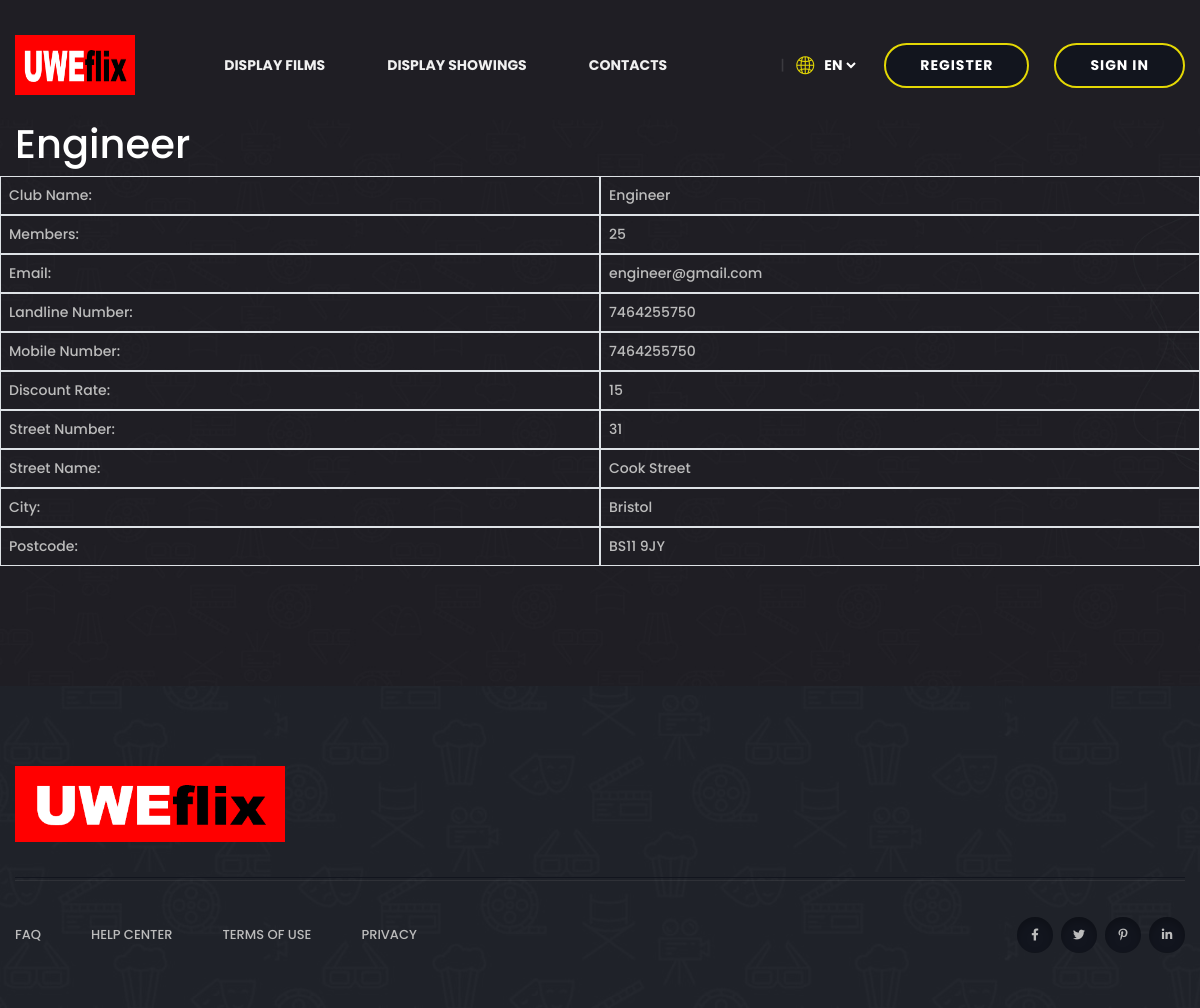
Page /clubRep/show_club/3 on the committed database.
### clubRep/models.py (models this page shows)
class Club(models.Model):
    clubName = models.CharField(max_length=255)
    memberCount = models.IntegerField(default=1)
    email = models.CharField(max_length=20)
    landlineNo = models.IntegerField(null=True)# validators=[isLandlineNumber], null=True)
    mobileNo = models.IntegerField(null=True)# validators=[isMobileNumber], null=True)
    discount = models.IntegerField(default=2)
    streetNo = models.IntegerField()
    street = models.CharField(max_length=255)
    city = models.CharField(max_length=255)
    postcode = models.CharField(max_length=255)
    balance = models.DecimalField(max_digits=10, decimal_places=2, default=0)
    def __str__(self):
        return self.clubName

### clubRep/views.py (the view)
# urls.py: path("show_club/<club_id>",views.view_club, name="showClub"),
def view_club(response, club_id):
    club= Club.objects.get(pk=club_id)
    return render(response,"clubRep/view_club.html", {"club":club} )

### accounts/permissions.py (called while the page is built)
    def __call__(self, request):
        response = self.get_response(request)
        return response

    def process_view(self, request, view_func, view_args, view_kwargs):
        user_required = view_kwargs.get('user_required', None)
        user_types_required = view_kwargs.get('user_types_required', None)
        if user_required or user_types_required:
            user = self.get_authenticated_user(request)
            if not user:
                return redirect(reverse('login') + '?message=Login Required')
            if user_types_required and user.userType not in user_types_required:
                return redirect(reverse('home') + '?message=You do not have the relevant permissions')

### clubRep/templates/clubRep/view_club.html (shortened to what this page needs)
{% extends "uwe/base.html" %}
{% load static%}
{% block content %}
<section class="services-area services-bg" data-background="{% static 'uwe/img/bg/services_bg.jpg' %}">
    <div class="container">
            <h1>{{ club }}</h1>
        <div class="row align-items-center">
            <div class="col-md-6 p-2 border">
                Club Name:
            </div>
            <div class="col-md-6 p-2 border">
                {{ club.clubName }}
            </div>
            <div class="col-md-6 p-2 border">
                Members:
            </div>
            <div class="col-md-6 p-2 border">
                {{ club.memberCount }}
            </div>
            <div class="col-md-6 p-2 border">
                Email:
            </div>
            <div class="col-md-6 p-2 border">
                {{ club.email }}
            </div>
            <div class="col-md-6 p-2 border">
                Landline Number:
            </div>
            <div class="col-md-6 p-2 border">
                {{ club.landlineNo }}
            </div>
            <div class="col-md-6 p-2 border">
                Mobile Number:
            </div>
            <div class="col-md-6 p-2 border">
                {{ club.mobileNo }}
            </div>
            <div class="col-md-6 p-2 border">
                Discount Rate:
            </div>
            <div class="col-md-6 p-2 border">
                {{ club.discount }}
            </div>
            <div class="col-md-6 p-2 border">
                Street Number:
            </div>
            <div class="col-md-6 p-2 border">
                {{ club.streetNo }}
            </div>
            <div class="col-md-6 p-2 border">
                Street Name:
            </div>
            <div class="col-md-6 p-2 border">
                {{ club.street }}
            </div>
            <div class="col-md-6 p-2 border">
                City:
            </div>
            <div class="col-md-6 p-2 border">
                {{ club.city }}
            </div>
            <div class="col-md-6 p-2 border">
                Postcode:
            </div>
            <div class="col-md-6 p-2 border">
                {{ club.postcode }}
            </div>
        </div>
    </div>
</section>
{%endblock%}

### uwe/static/uwe/css/style.css (style rules this page uses)
body { font-family: 'Poppins', sans-serif; font-weight: 500; font-style: normal; font-size: 14px; color: #bcbcbc; }
h1, h2, h3, h4, h5, h6 { font-family: 'Poppins', sans-serif; color: #fff; margin-top: 0px; font-style: normal; font-weight: 700; text-transform: normal; }
h1 { font-size: 40px; font-weight: 500; }
*::placeholder { color: #555555; font-size: 14px; opacity: 1; }
.services-bg { background-position: center; background-size: cover; padding: 120px 0; }

### rows in the picture
Club: clubName "Engineer", memberCount "25", email "engineer@gmail.com", landlineNo "7464255750", mobileNo "7464255750", discount "15", streetNo "31", street "Cook Street", city "Bristol", postcode "BS11 9JY"
